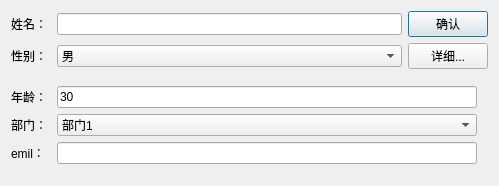
<?xml version="1.0" encoding="UTF-8"?>
<ui version="4.0">
 <class>ExtensionDLG</class>
 <widget class="QDialog" name="ExtensionDLG">
  <property name="geometry">
   <rect>
    <x>0</x>
    <y>0</y>
    <width>499</width>
    <height>183</height>
   </rect>
  </property>
  <property name="windowTitle">
   <string>ExtensionDLG</string>
  </property>
  <layout class="QVBoxLayout" name="main_layout">
   <item>
    <layout class="QHBoxLayout" name="horizontalLayout_3">
     <item>
      <layout class="QVBoxLayout" name="verticalLayout">
       <item>
        <layout class="QHBoxLayout" name="horizontalLayout">
         <item>
          <widget class="QLabel" name="label">
           <property name="minimumSize">
            <size>
             <width>40</width>
             <height>0</height>
            </size>
           </property>
           <property name="text">
            <string>姓名：</string>
           </property>
          </widget>
         </item>
         <item>
          <widget class="QLineEdit" name="lineEdit"/>
         </item>
         <item>
          <widget class="QPushButton" name="pushButton">
           <property name="text">
            <string>确认</string>
           </property>
          </widget>
         </item>
        </layout>
       </item>
       <item>
        <layout class="QHBoxLayout" name="horizontalLayout_2">
         <item>
          <widget class="QLabel" name="label_2">
           <property name="minimumSize">
            <size>
             <width>40</width>
             <height>0</height>
            </size>
           </property>
           <property name="text">
            <string>性别：</string>
           </property>
          </widget>
         </item>
         <item>
          <widget class="QComboBox" name="comboBox">
           <property name="sizePolicy">
            <sizepolicy hsizetype="Expanding" vsizetype="Fixed">
             <horstretch>0</horstretch>
             <verstretch>0</verstretch>
            </sizepolicy>
           </property>
           <item>
            <property name="text">
             <string>男</string>
            </property>
           </item>
           <item>
            <property name="text">
             <string>女</string>
            </property>
           </item>
          </widget>
         </item>
         <item>
          <widget class="QPushButton" name="DetailBtn">
           <property name="text">
            <string>详细...</string>
           </property>
          </widget>
         </item>
        </layout>
       </item>
      </layout>
     </item>
    </layout>
   </item>
   <item>
    <widget class="QWidget" name="detailWidget" native="true">
     <property name="sizePolicy">
      <sizepolicy hsizetype="Expanding" vsizetype="Expanding">
       <horstretch>0</horstretch>
       <verstretch>0</verstretch>
      </sizepolicy>
     </property>
     <layout class="QVBoxLayout" name="verticalLayout_2">
      <property name="leftMargin">
       <number>0</number>
      </property>
      <item>
       <layout class="QHBoxLayout" name="horizontalLayout_4">
        <property name="spacing">
         <number>6</number>
        </property>
        <item>
         <widget class="QLabel" name="label_3">
          <property name="minimumSize">
           <size>
            <width>40</width>
            <height>0</height>
           </size>
          </property>
          <property name="text">
           <string>年龄：</string>
          </property>
         </widget>
        </item>
        <item>
         <widget class="QLineEdit" name="lineEdit_2">
          <property name="text">
           <string>30</string>
          </property>
         </widget>
        </item>
       </layout>
      </item>
      <item>
       <layout class="QHBoxLayout" name="horizontalLayout_5">
        <item>
         <widget class="QLabel" name="label_4">
          <property name="minimumSize">
           <size>
            <width>40</width>
            <height>0</height>
           </size>
          </property>
          <property name="text">
           <string>部门：</string>
          </property>
         </widget>
        </item>
        <item>
         <widget class="QComboBox" name="comboBox_2">
          <property name="sizePolicy">
           <sizepolicy hsizetype="Expanding" vsizetype="Fixed">
            <horstretch>0</horstretch>
            <verstretch>0</verstretch>
           </sizepolicy>
          </property>
          <item>
           <property name="text">
            <string>部门1</string>
           </property>
          </item>
          <item>
           <property name="text">
            <string>部门2</string>
           </property>
          </item>
          <item>
           <property name="text">
            <string>部门3</string>
           </property>
          </item>
          <item>
           <property name="text">
            <string>部门4</string>
           </property>
          </item>
         </widget>
        </item>
       </layout>
      </item>
      <item>
       <layout class="QHBoxLayout" name="horizontalLayout_6">
        <item>
         <widget class="QLabel" name="label_5">
          <property name="minimumSize">
           <size>
            <width>40</width>
            <height>0</height>
           </size>
          </property>
          <property name="text">
           <string>emil：</string>
          </property>
         </widget>
        </item>
        <item>
         <widget class="QLineEdit" name="lineEdit_3"/>
        </item>
       </layout>
      </item>
     </layout>
    </widget>
   </item>
  </layout>
 </widget>
 <layoutdefault spacing="6" margin="11"/>
 <resources/>
 <connections/>
</ui>
